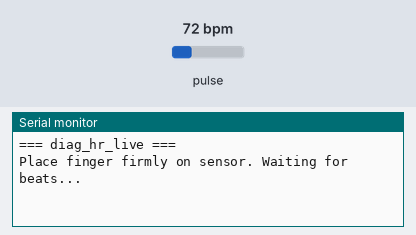
Bench run of a sketch on a simulated Arduino Uno, built with avr-gcc and run on an emulated ATmega328P. Parts: the last lines printed to the serial monitor. Inputs (shaded band) come from the test bench; at power-on: pulse 72 bpm.

Above: at 1.2 s.
1.3 s: pulse set to 42 bpm
At 2.5 s:
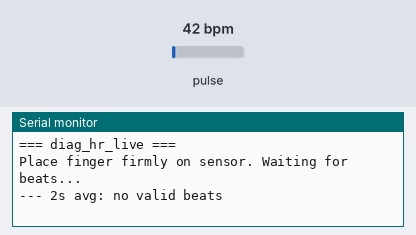
4.3 s: pulse set to 70 bpm
At 11.2 s:
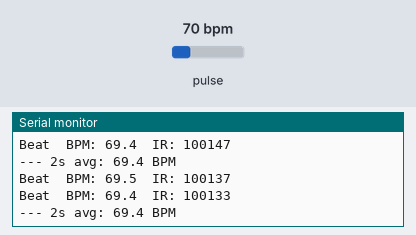
Timing chart, 0 to 11.8 s (numbered marks = the images above; inputs shaded):
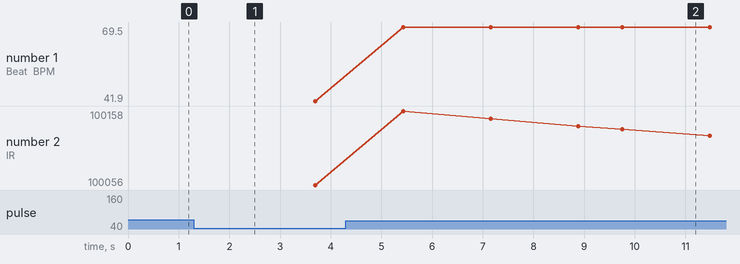

The sketch:

diag_hr_live.ino
```cpp
/*
 * diag_hr_live.ino
 *
 * Hardware required: MAX30105 on I2C.
 *
 * Polls the HR sensor continuously and prints:
 *   - BPM on each detected beat
 *   - 2-second window average (mirrors sepsorMain's accumulation approach)
 *
 * Place a fingertip firmly on the sensor. IR value is also printed so you
 * can confirm contact (IR should be > ~50000 when finger is present).
 */

#include <Wire.h>
#include "MAX30105.h"
#include "heartRate.h"

MAX30105 particleSensor;

unsigned long lastBeat   = 0;
float         bpmAccum   = 0.0f;
uint8_t       beatCount  = 0;
unsigned long windowStart = 0;

void setup() {
  Serial.begin(115200);
  while (!Serial);
  Serial.println("=== diag_hr_live ===");

  if (!particleSensor.begin(Wire, I2C_SPEED_FAST)) {
    Serial.println("ERROR: MAX30105 not found. Check wiring.");
    while (1);
  }
  particleSensor.setup(60, 4, 2, 100, 411, 4096);
  particleSensor.setPulseAmplitudeRed(0x24);
  particleSensor.setPulseAmplitudeIR(0x24);

  windowStart = millis();
  Serial.println("Place finger firmly on sensor. Waiting for beats...\n");
}

void loop() {
  long irValue = particleSensor.getIR();

  if (irValue < 50000) {
    // No finger detected; reset state and wait
    if (millis() - windowStart >= 2000) {
      Serial.println("[No finger detected]");
      lastBeat    = 0;
      bpmAccum    = 0.0f;
      beatCount   = 0;
      windowStart = millis();
    }
    return;
  }

  if (checkForBeat(irValue)) {
    unsigned long now = millis();
    if (lastBeat != 0) {
      unsigned long delta = now - lastBeat;
      float bpm = 60000.0f / (float)delta;
      if (bpm > 20.0f && bpm < 255.0f) {
        Serial.print("Beat  BPM: "); Serial.print(bpm, 1);
        Serial.print("  IR: "); Serial.println(irValue);
        bpmAccum += bpm;
        beatCount++;
      }
    }
    lastBeat = now;
  }

  // print 2-second window average
  if (millis() - windowStart >= 2000) {
    Serial.print("--- 2s avg: ");
    if (beatCount > 0) {
      Serial.print(bpmAccum / beatCount, 1);
      Serial.println(" BPM");
    } else {
      Serial.println("no valid beats");
    }
    bpmAccum    = 0.0f;
    beatCount   = 0;
    lastBeat    = 0;
    windowStart = millis();
  }
}
```

Measured:
- after the input at 1.3 s, the serial monitor: prints a new line after 0.70 s (image 1)
- after the input at 4.3 s, the serial monitor: prints a new line after 1.1 s (image 2)
- plotted number 1: 41.9 → 69.4 after the input at 4.3 s
- plotted number 2: 100056 → 100124 after the input at 4.3 s
